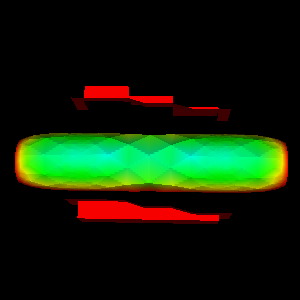

Recreate this plot in Python.
#!/usr/bin/env python

# Read EnSight blow5 ASCII case file and render displacement field.

import os

import vtkmodules.vtkInteractionStyle  # noqa: F401
import vtkmodules.vtkRenderingFreeType  # noqa: F401
import vtkmodules.vtkRenderingOpenGL2  # noqa: F401

from vtkmodules.vtkFiltersGeometry import vtkGeometryFilter
from vtkmodules.vtkIOEnSight import vtkGenericEnSightReader
from vtkmodules.vtkRenderingCore import (
    vtkActor,
    vtkCompositePolyDataMapper,
    vtkRenderWindow,
    vtkRenderWindowInteractor,
    vtkRenderer,
)

# Source
data_dir = os.environ.get("VPE_DATA_DIR", os.path.dirname(os.path.abspath(__file__)))

# Read EnSight case file
ensight_reader = vtkGenericEnSightReader()
ensight_reader.SetCaseFileName(os.path.join(data_dir, "EnSight", "blow5_ascii.case"))
ensight_reader.SetTimeValue(1)

# Extract geometry
geometry_filter = vtkGeometryFilter()
geometry_filter.SetInputConnection(ensight_reader.GetOutputPort())

# Mapper
composite_mapper = vtkCompositePolyDataMapper()
composite_mapper.SetInputConnection(geometry_filter.GetOutputPort())
composite_mapper.SetColorModeToMapScalars()
composite_mapper.SetScalarModeToUsePointFieldData()
composite_mapper.ColorByArrayComponent("displacement", 0)
composite_mapper.SetScalarRange(0, 2.08)

# Actor
ensight_actor = vtkActor()
ensight_actor.SetMapper(composite_mapper)

# Renderer
renderer = vtkRenderer()
renderer.AddActor(ensight_actor)

# Render window
render_window = vtkRenderWindow()
render_window.AddRenderer(renderer)
render_window.SetWindowName("ensight blow part ascii")
render_window.SetMultiSamples(0)
render_window.SetSize(300, 300)

# Interactor
interactor = vtkRenderWindowInteractor()
interactor.SetRenderWindow(render_window)

# Scene
camera = renderer.GetActiveCamera()
camera.SetPosition(99.3932, 17.6571, -22.6071)
camera.SetFocalPoint(3.5, 12, 1.5)
camera.SetViewAngle(30)
camera.SetViewUp(0.239617, -0.01054, 0.97081)
renderer.ResetCameraClippingRange()

interactor.Initialize()
interactor.Start()
